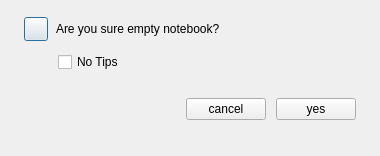
<?xml version="1.0" encoding="UTF-8"?>
<ui version="4.0">
 <class>emptyNotes</class>
 <widget class="QDialog" name="emptyNotes">
  <property name="geometry">
   <rect>
    <x>0</x>
    <y>0</y>
    <width>380</width>
    <height>156</height>
   </rect>
  </property>
  <property name="sizePolicy">
   <sizepolicy hsizetype="Fixed" vsizetype="Fixed">
    <horstretch>0</horstretch>
    <verstretch>0</verstretch>
   </sizepolicy>
  </property>
  <property name="minimumSize">
   <size>
    <width>380</width>
    <height>156</height>
   </size>
  </property>
  <property name="maximumSize">
   <size>
    <width>380</width>
    <height>156</height>
   </size>
  </property>
  <property name="windowTitle">
   <string>Dialog</string>
  </property>
  <layout class="QVBoxLayout" name="verticalLayout_2">
   <property name="spacing">
    <number>0</number>
   </property>
   <property name="leftMargin">
    <number>0</number>
   </property>
   <property name="topMargin">
    <number>0</number>
   </property>
   <property name="rightMargin">
    <number>0</number>
   </property>
   <property name="bottomMargin">
    <number>0</number>
   </property>
   <item>
    <layout class="QVBoxLayout" name="verticalLayout">
     <property name="spacing">
      <number>0</number>
     </property>
     <property name="leftMargin">
      <number>0</number>
     </property>
     <property name="topMargin">
      <number>0</number>
     </property>
     <property name="rightMargin">
      <number>0</number>
     </property>
     <property name="bottomMargin">
      <number>0</number>
     </property>
     <item>
      <spacer name="verticalSpacer_4">
       <property name="orientation">
        <enum>Qt::Vertical</enum>
       </property>
       <property name="sizeType">
        <enum>QSizePolicy::Fixed</enum>
       </property>
       <property name="sizeHint" stdset="0">
        <size>
         <width>20</width>
         <height>17</height>
        </size>
       </property>
      </spacer>
     </item>
     <item>
      <layout class="QHBoxLayout" name="horizontalLayout_3">
       <property name="spacing">
        <number>0</number>
       </property>
       <property name="leftMargin">
        <number>0</number>
       </property>
       <property name="topMargin">
        <number>0</number>
       </property>
       <property name="rightMargin">
        <number>0</number>
       </property>
       <property name="bottomMargin">
        <number>0</number>
       </property>
       <item>
        <spacer name="horizontalSpacer">
         <property name="orientation">
          <enum>Qt::Horizontal</enum>
         </property>
         <property name="sizeType">
          <enum>QSizePolicy::Fixed</enum>
         </property>
         <property name="sizeHint" stdset="0">
          <size>
           <width>24</width>
           <height>20</height>
          </size>
         </property>
        </spacer>
       </item>
       <item>
        <widget class="QPushButton" name="pushButton_3">
         <property name="sizePolicy">
          <sizepolicy hsizetype="Fixed" vsizetype="Fixed">
           <horstretch>0</horstretch>
           <verstretch>0</verstretch>
          </sizepolicy>
         </property>
         <property name="minimumSize">
          <size>
           <width>24</width>
           <height>24</height>
          </size>
         </property>
         <property name="maximumSize">
          <size>
           <width>24</width>
           <height>24</height>
          </size>
         </property>
         <property name="text">
          <string/>
         </property>
         <property name="icon">
          <iconset theme="dialog-question"/>
         </property>
         <property name="iconSize">
          <size>
           <width>24</width>
           <height>24</height>
          </size>
         </property>
        </widget>
       </item>
       <item>
        <spacer name="horizontalSpacer_2">
         <property name="orientation">
          <enum>Qt::Horizontal</enum>
         </property>
         <property name="sizeType">
          <enum>QSizePolicy::Fixed</enum>
         </property>
         <property name="sizeHint" stdset="0">
          <size>
           <width>8</width>
           <height>20</height>
          </size>
         </property>
        </spacer>
       </item>
       <item>
        <widget class="QLabel" name="label">
         <property name="sizePolicy">
          <sizepolicy hsizetype="Preferred" vsizetype="Fixed">
           <horstretch>0</horstretch>
           <verstretch>0</verstretch>
          </sizepolicy>
         </property>
         <property name="minimumSize">
          <size>
           <width>0</width>
           <height>22</height>
          </size>
         </property>
         <property name="maximumSize">
          <size>
           <width>16777215</width>
           <height>22</height>
          </size>
         </property>
         <property name="styleSheet">
          <string notr="true"/>
         </property>
         <property name="text">
          <string>Are you sure empty notebook?</string>
         </property>
        </widget>
       </item>
      </layout>
     </item>
     <item>
      <spacer name="verticalSpacer">
       <property name="orientation">
        <enum>Qt::Vertical</enum>
       </property>
       <property name="sizeType">
        <enum>QSizePolicy::Fixed</enum>
       </property>
       <property name="sizeHint" stdset="0">
        <size>
         <width>20</width>
         <height>10</height>
        </size>
       </property>
      </spacer>
     </item>
     <item>
      <layout class="QHBoxLayout" name="horizontalLayout_4">
       <property name="spacing">
        <number>0</number>
       </property>
       <item>
        <spacer name="horizontalSpacer_3">
         <property name="orientation">
          <enum>Qt::Horizontal</enum>
         </property>
         <property name="sizeType">
          <enum>QSizePolicy::Fixed</enum>
         </property>
         <property name="sizeHint" stdset="0">
          <size>
           <width>58</width>
           <height>20</height>
          </size>
         </property>
        </spacer>
       </item>
       <item>
        <widget class="QCheckBox" name="checkBox">
         <property name="minimumSize">
          <size>
           <width>0</width>
           <height>22</height>
          </size>
         </property>
         <property name="maximumSize">
          <size>
           <width>16777215</width>
           <height>22</height>
          </size>
         </property>
         <property name="styleSheet">
          <string notr="true"/>
         </property>
         <property name="text">
          <string>No Tips</string>
         </property>
        </widget>
       </item>
      </layout>
     </item>
     <item>
      <spacer name="verticalSpacer_3">
       <property name="orientation">
        <enum>Qt::Vertical</enum>
       </property>
       <property name="sizeType">
        <enum>QSizePolicy::Fixed</enum>
       </property>
       <property name="sizeHint" stdset="0">
        <size>
         <width>20</width>
         <height>25</height>
        </size>
       </property>
      </spacer>
     </item>
     <item>
      <layout class="QHBoxLayout" name="horizontalLayout_5">
       <property name="spacing">
        <number>0</number>
       </property>
       <item>
        <layout class="QHBoxLayout" name="horizontalLayout_6">
         <property name="spacing">
          <number>0</number>
         </property>
         <item>
          <spacer name="horizontalSpacer_4">
           <property name="orientation">
            <enum>Qt::Horizontal</enum>
           </property>
           <property name="sizeType">
            <enum>QSizePolicy::Expanding</enum>
           </property>
           <property name="sizeHint" stdset="0">
            <size>
             <width>40</width>
             <height>20</height>
            </size>
           </property>
          </spacer>
         </item>
         <item>
          <widget class="QPushButton" name="pushButton">
           <property name="styleSheet">
            <string notr="true"/>
           </property>
           <property name="text">
            <string>cancel</string>
           </property>
          </widget>
         </item>
         <item>
          <spacer name="horizontalSpacer_6">
           <property name="orientation">
            <enum>Qt::Horizontal</enum>
           </property>
           <property name="sizeType">
            <enum>QSizePolicy::Fixed</enum>
           </property>
           <property name="sizeHint" stdset="0">
            <size>
             <width>10</width>
             <height>20</height>
            </size>
           </property>
          </spacer>
         </item>
         <item>
          <widget class="QPushButton" name="pushButton_2">
           <property name="text">
            <string>yes</string>
           </property>
          </widget>
         </item>
         <item>
          <spacer name="horizontalSpacer_5">
           <property name="orientation">
            <enum>Qt::Horizontal</enum>
           </property>
           <property name="sizeType">
            <enum>QSizePolicy::Fixed</enum>
           </property>
           <property name="sizeHint" stdset="0">
            <size>
             <width>24</width>
             <height>20</height>
            </size>
           </property>
          </spacer>
         </item>
        </layout>
       </item>
      </layout>
     </item>
     <item>
      <spacer name="verticalSpacer_2">
       <property name="orientation">
        <enum>Qt::Vertical</enum>
       </property>
       <property name="sizeType">
        <enum>QSizePolicy::MinimumExpanding</enum>
       </property>
       <property name="sizeHint" stdset="0">
        <size>
         <width>20</width>
         <height>24</height>
        </size>
       </property>
      </spacer>
     </item>
    </layout>
   </item>
  </layout>
 </widget>
 <resources/>
 <connections/>
</ui>
